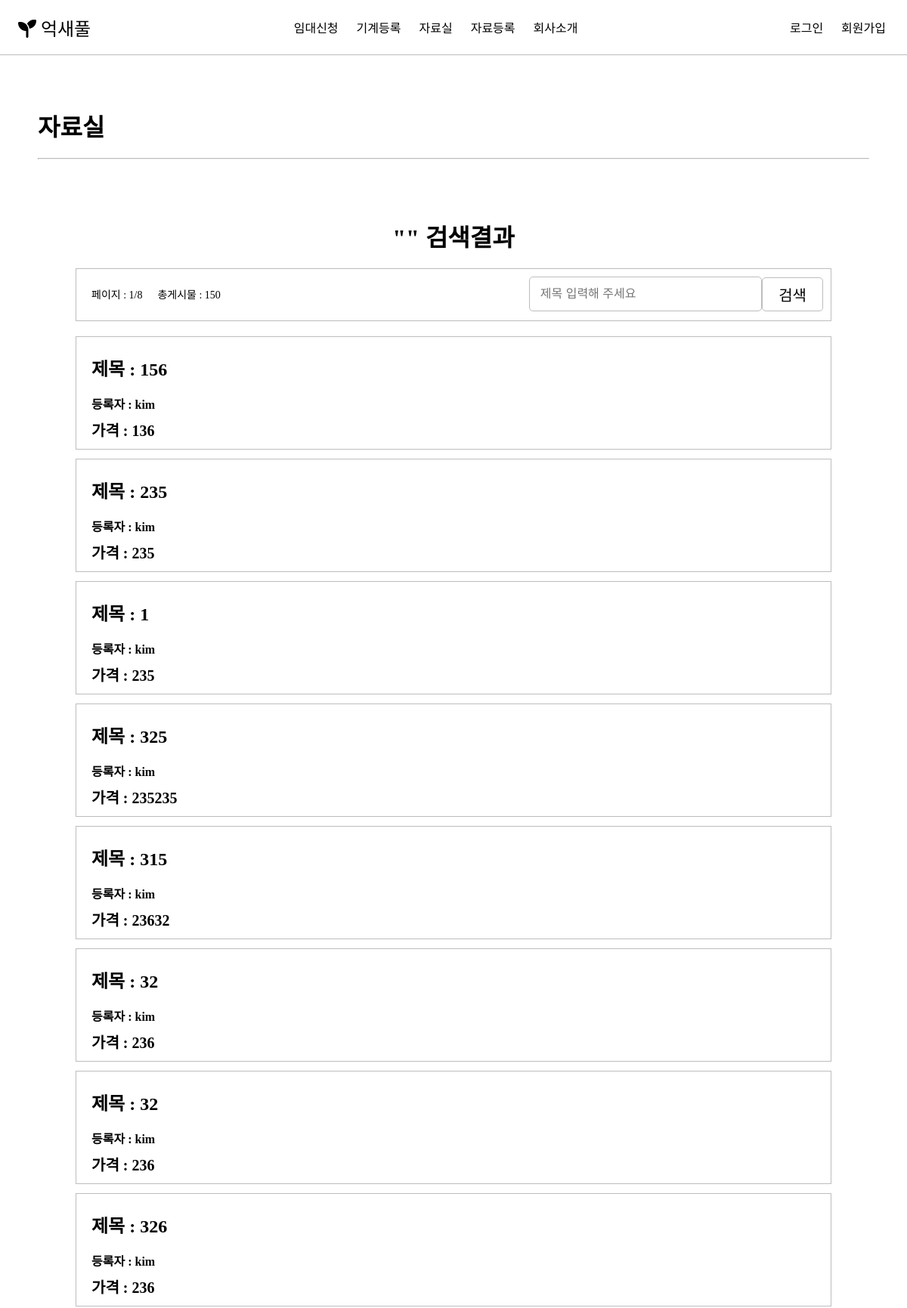
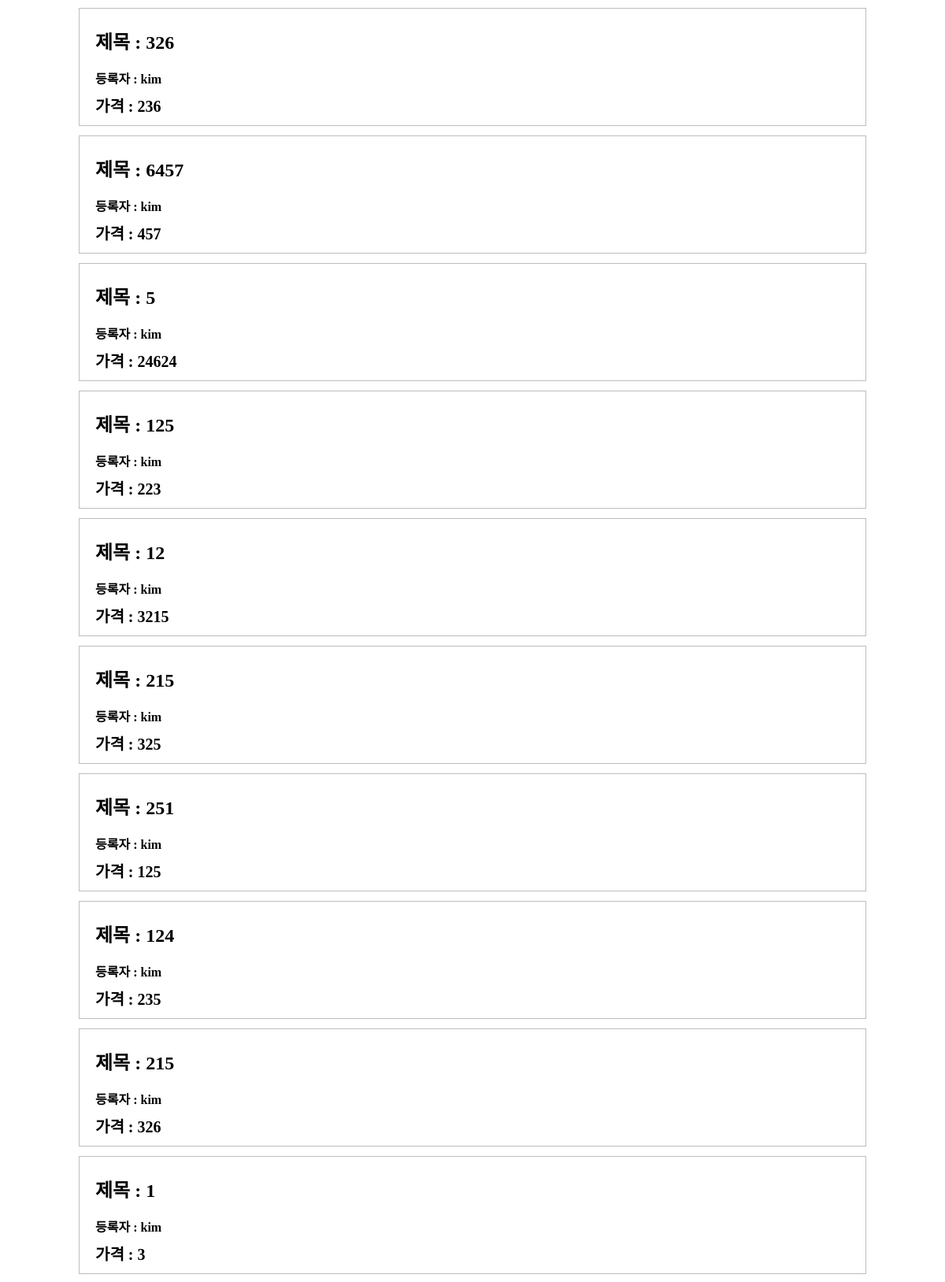
The page /docs-search-submit.php (upper part) on the database its author committed (2 pictures, top to bottom).
### tables this page shows
CREATE TABLE IF NOT EXISTS `sell_info` (
  `id` int(11) unsigned NOT NULL AUTO_INCREMENT COMMENT '판매 id',
  `title` varchar(128) DEFAULT NULL,
  `price` int(11) NOT NULL DEFAULT 0,
  `detail` mediumtext NOT NULL,
  `member_id` varchar(16) NOT NULL,
  `member_name` varchar(16) DEFAULT NULL,
  `member_phone` char(16) DEFAULT NULL,
  `member_email` varchar(64) DEFAULT NULL,
  `upload` date NOT NULL DEFAULT curdate() COMMENT '등록일',
  `deleteDate` date DEFAULT NULL COMMENT '삭제일',
  `sellnum` int(11) unsigned NOT NULL DEFAULT 0 COMMENT '판매수',
  PRIMARY KEY (`id`)
);

### docs-search-submit.php (the view, shortened to what this page needs)
<!DOCTYPE html>
<html lang="en">
    <head>
        <link rel="stylesheet" href="style.css">
    </head>
    <body>
        <section id="" class="section">
            <div class="section_container">
                <div>
                    <div class="doc_title">
                        <h1>자료실</h1>
                        <hr class="hr_darkgray">
                    </div>
                <?php
    $cookieSearchWorld = str_replace(" ", "_",$_POST["searchWord"]);
    if(!isset($_COOKIE["docsPageCookie".$cookieSearchWorld])) {
        $currentPage = 1;
      } else {
        $currentPage = $_COOKIE["docsPageCookie".$cookieSearchWorld];
      }
      require_once "dbcon.php";
    $search = $_POST['searchWord'];
    $search =  "%$search%";
    $stmt = $conn -> prepare("SELECT COUNT(*) AS \"num\" FROM sell_info where title LIKE ? AND deleteDate IS NULL");
    $stmt -> bind_param("s", $search);
    $stmt -> execute();
    $result = $stmt -> get_result();
    $row = $result -> fetch_assoc();
    $totalNum = $row['num'];
    $totalPageNum = ceil($totalNum/20);
    $stmt = $conn -> prepare("SELECT * FROM sell_info where title LIKE ? AND deleteDate IS NULL ORDER BY upload DESC LIMIT ?,20");
    $stmt -> bind_param("si", $search, $page);
    $stmt -> execute();
    $result = $stmt -> get_result();
    echo("<div class=\"section\">");
    echo ("<h1 > \"".$_POST["searchWord"]."\" 검색결과 </h1>");
    ?>
                    <div class="search_box">
                        <div class="search_box_page">
                            <p>페이지 :
                                <?= $currentPage ?>/<?=$totalPageNum ?></p>
                            <p>총게시물 :
                                <?= $totalNum ?></p>
                        </div>
                        <div class="search_box_search">
                            <form
                                name="docsForm"
                                method="post"
                                action="docs-search-submit.php"
                                enctype="multipart/form-data">
                                <div class="flex">
                                    <div class="input_row">
                                        <input
                                            type="text"
                                            name="searchWord"
                                            required="required"
                                            class="input_text"
                                            placeholder="제목 입력해 주세요">
                                    </div>
                                    <input type="submit" value="검색" class="btn_white" name="submit">
                                </div>
                            </form>
                        </div>
                    </div>
                <?php
    if($result!=NULL){
        while($row = $result -> fetch_assoc()){
            echo("
        <div class=\"docs_box\" onclick=\"document.forms['docID".$row['id']."'].submit();\">
        <form method=\"post\" action=\"docs-info.php\" enctype=\"multipart/form-data\" name=\"docID".$row['id']."\">
                    <h2>제목 : ".$row['title']."</h2>
                    <h4>등록자 : ".$row['member_name']."</h4>
                    <h3>가격 : ".$row['price']."</h3>
                    <input type=\"hidden\" name=\"docId\" value=\"".$row['id']."\" >
        </form>
        </div>
        ");
        }
    }else{
        echo("<h2>검색결과가 없습니다</h2>");
    }
?>
                </div>
            </section>
    </body>
</html>

### style.css (style rules this page uses)
:root { --color-white: #ffffff; --color-light-white: #eeeeee; --color-dark-white: #bdbdbd; --color-pink: #fe918d; --color-dark-pink: #ff6863; --color-dark-grey: #4d4d4d; --color-grey: #616161; --color-light-grey: #7c7979; --color-blue: #73aace; --color-yellow: #fff7d1; --color-orange: #feb546; --color-black: #000000; --color-black-a: rgba(0, 0, 0, 0.5); --color-navbar: #171c22; --color-light-navbar: #272e35; --color-light-navbar2: #325777; --font-big: 48px; --font-large: 32px; --font-medium: 24px; --font-regular: 20px; --font-small: 16px; --font-micro: 14px; --weight-bold: 700; --weight-semi-bold: 600; --weight-regular: 400; --weight-thin: 100; --size-border-radius: 4px; --animation-duration: 300ms; }
* { box-sizing: border-box; }
body { margin: 0; cursor: default; }
button, input, select, textarea { border-radius: 0; border: none; background: 0; appearance: none; outline: 0; text-decoration: none; cursor: pointer; }
a { text-decoration: none; color: var(--color-black); }
ul { padding-left: 0; }
li { list-style: none; }
h1 { font-size: var(--font-large); font-weight: var(--weight-bold); color: var(--color-black); margin: 20px 0; }
h2 { font-size: var(--font-medium); font-weight: var(--weight-semi-bold); color: var(--color-black); margin: 8px 0; }
h3 { font-size: var(--font-regular); font-weight: var(--weight-semi-bold); color: var(--color-black); margin: 8px 0; }
h4 { font-size: var(--font-small); font-weight: var(--weight-semi-bold); color: var(--color-black); margin: 0; }
p { font-size: var(--font-small); font-weight: var(--font-regular); color: var(--color-black); margin: 4px 0; }
.section { padding: 50px; text-align: center; margin: 0 auto; }
.section_container { max-width: 1200px; margin: 0 auto; }
.flex { display: flex; justify-content: center; align-items: center; }
.btn_white { font-size: var(--font-regular); width: 100px; height: 45px; background-color: var(--color-white); border: 1px solid var(--color-dark-white); border-radius: 5px; cursor: pointer; }
.hr_darkgray { border-top: 1px solid var(--color-dark-white); }
#navbar { width: 100%; display: flex; align-items: center; justify-content: space-between; padding: 0 16px 0 16px; border-bottom: 1px solid var(--color-dark-white); z-index: 10; }
.navbar_list { display: flex; }
.navbar_logo { font-size: var(--font-medium); color: var(--color-black); font-family: 'Gugi', cursive; padding-left: 8px; }
.navbar_list li { padding: 8px 12px; font-size: var(--font-regular), var(--weight-thin); }
.input_row { width: 100%; display: inline-block; text-align: left; border: 1px solid var(--color-dark-white); border-radius: 5px; padding: 12px; }
.input_text { position: relative; display: block; width: 100%; font-size: var(--font-small); }
.search_box { width: 100%; height: 70px; border: 1px solid var(--color-dark-white); margin-top: 20px; margin-bottom: 20px; display: flex; }
.search_box_page { width: 60%; text-align: left; padding-left: 20px; display: flex; }
.search_box_page>p { padding-right: 20px; font-size: var(--font-micro); line-height: 62px; }
.search_box_search { width: 40%; text-align: right; padding-right: 10px; padding-top: 10px; }
.docs_box { width: 100%; height: 150px; text-align: left; padding-left: 20px; border: 1px solid var(--color-dark-white); margin-bottom: 12px; cursor: pointer; }
.docs_box>form>h2 { padding: 15px 0 10px 0; }
.doc_title h1 { text-align: left; }
.doc_title { width: 100%; }

### rows shown on the page
sell_info: title "156", member_name "kim", price "136"
sell_info: title "235", member_name "kim", price "235"
sell_info: title "1", member_name "kim", price "235"
sell_info: title "325", member_name "kim", price "235235"
sell_info: title "315", member_name "kim", price "23632"
sell_info: title "32", member_name "kim", price "236"
sell_info: title "32", member_name "kim", price "236"
sell_info: title "326", member_name "kim", price "236"
sell_info: title "326", member_name "kim", price "236"
sell_info: title "6457", member_name "kim", price "457"
sell_info: title "5", member_name "kim", price "24624"
sell_info: title "125", member_name "kim", price "223"
sell_info: title "12", member_name "kim", price "3215"
sell_info: title "215", member_name "kim", price "325"
sell_info: title "251", member_name "kim", price "125"
sell_info: title "124", member_name "kim", price "235"
sell_info: title "215", member_name "kim", price "326"
sell_info: title "1", member_name "kim", price "3"

### other values the page prints
$currentPage "1"
$totalPageNum "8"
$totalNum "150"
